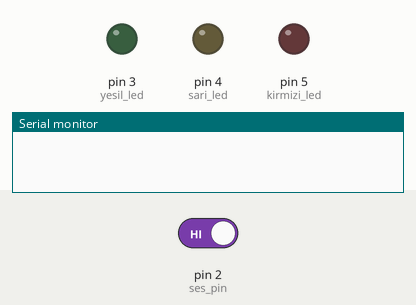
Recording of a sketch running on a simulated Arduino Uno, built with avr-gcc and run on an emulated ATmega328P. On the bench: output pins drawn as LEDs (lit = HIGH), the last lines printed to the serial monitor. Inputs (shaded band) come from the test bench; at power-on: pin 2 (ses_pin) HIGH.

Above: at 1.2 s.
1.3 s: pin 2 (ses_pin) driven LOW
At 2.3 s:
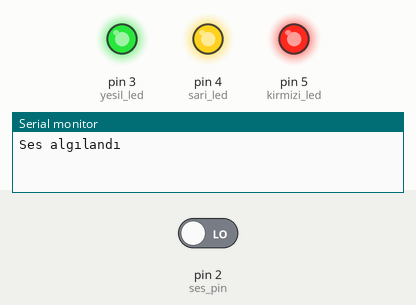
2.8 s: pin 2 (ses_pin) driven HIGH
At 3.8 s:
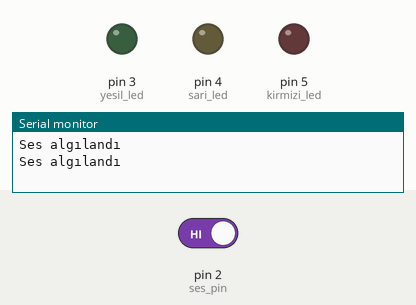
Timing chart, 0 to 5.8 s (numbered marks = the images above; inputs shaded):
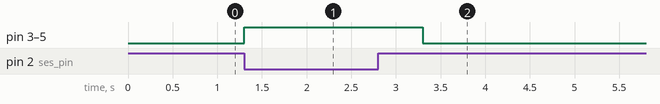

Measured:
- after the input at 1.3 s, pin 3 (yesil_led), pin 4 (sari_led), pin 5 (kirmizi_led): LOW → HIGH at once
- after the input at 2.8 s, pin 3 (yesil_led), pin 4 (sari_led), pin 5 (kirmizi_led): HIGH → LOW after 0.50 s

The sketch:

ses_sensor.ino
```cpp
const byte ses_pin = 2;
const byte yesil_led = 3;
const byte sari_led = 4;
const byte kirmizi_led = 5;

int sensor_veri = 0;

void setup() {
  pinMode(ses_pin, INPUT);
  pinMode(yesil_led, OUTPUT);
  pinMode(sari_led, OUTPUT);
  pinMode(kirmizi_led, OUTPUT);
  Serial.begin(9600);
}

void loop() {
  sensor_veri = digitalRead(ses_pin);
  if(sensor_veri == LOW){
    Serial.println("Ses algılandı");
    digitalWrite(yesil_led, HIGH);
    digitalWrite(sari_led, HIGH);
    digitalWrite(kirmizi_led, HIGH);
    delay(1000);
  }
  else{
    digitalWrite(yesil_led, LOW);
    digitalWrite(sari_led, LOW);
    digitalWrite(kirmizi_led, LOW);
  }
}
```
